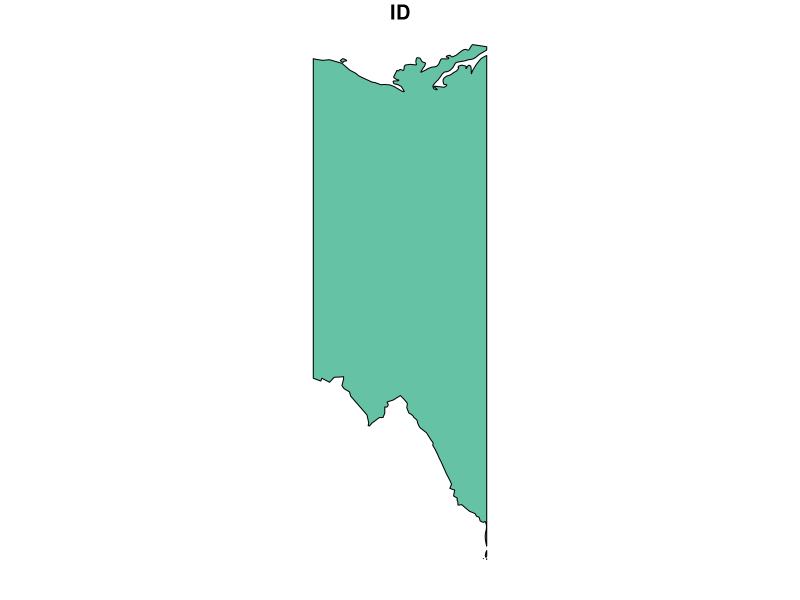
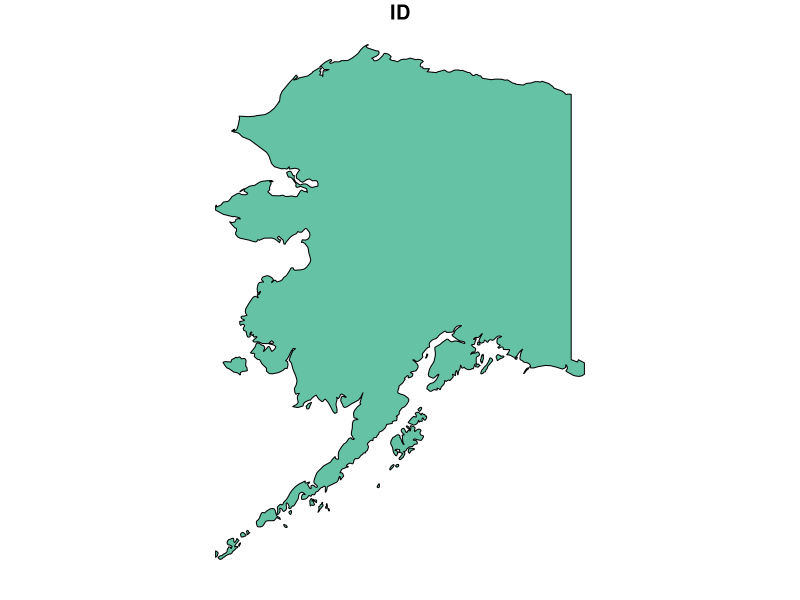

The R script that drew these images, in order:
#map funciton

#mapping plotting/packages 
library(maps)  
library(raster)  
library(sf)
library(ggpubr) # for ggarrange 
library(viridis) 
 
can <- sf::st_as_sf(maps::map('world','Canada', 
                             plot=FALSE, fill=TRUE)) %>%
  st_transform(4326)

#create bounds to trim CAN map 
bounds_can <- extent(-156,-130,55,70)
#bounds_ak <- extent(-164.5,-160, 55,60) 
extent_can <- st_set_crs(st_as_sf(as(bounds_can, "SpatialPolygons")), 4326)
can <- st_intersection(can, extent_can) #trim map by intersections 

 plot(can)

#set up maps
ak <- sf::st_as_sf(maps::map('world','USA:Alaska', 
                             plot=FALSE, fill=TRUE)) %>%
  st_transform(4326)

#create bounds to trim AK map 
bounds_ak <- extent(-168,-140,52,73)
#bounds_ak <- extent(-164.5,-160, 55,60) 
extent_ak <- st_set_crs(st_as_sf(as(bounds_ak, "SpatialPolygons")), 4326)
ak <- st_intersection(ak, extent_ak) #trim map by intersections 
  plot(ak)
